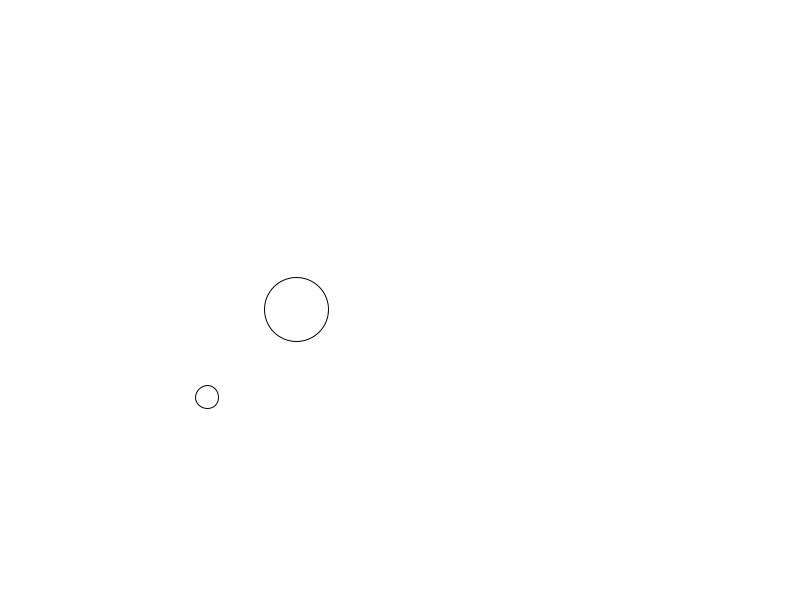
Frame 1 (no input)
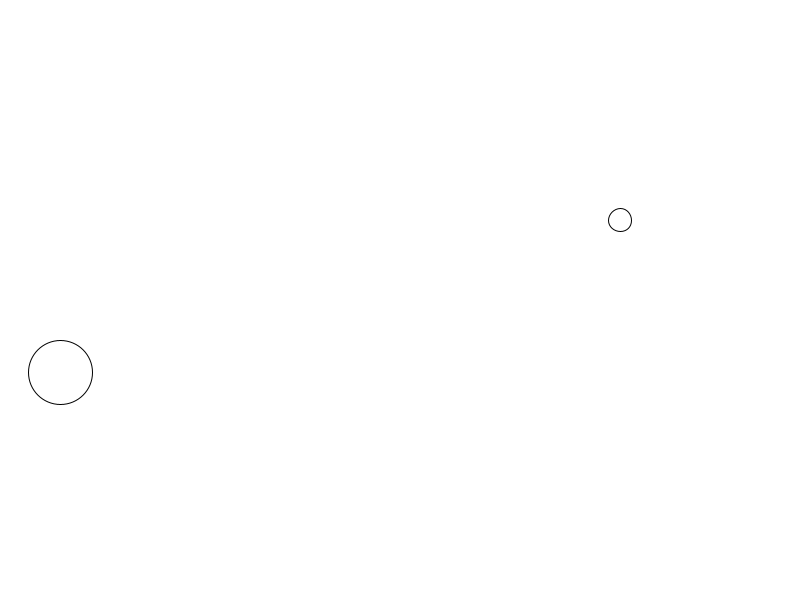
Frame 60 (the mouse pressed at the canvas centre just before this capture)
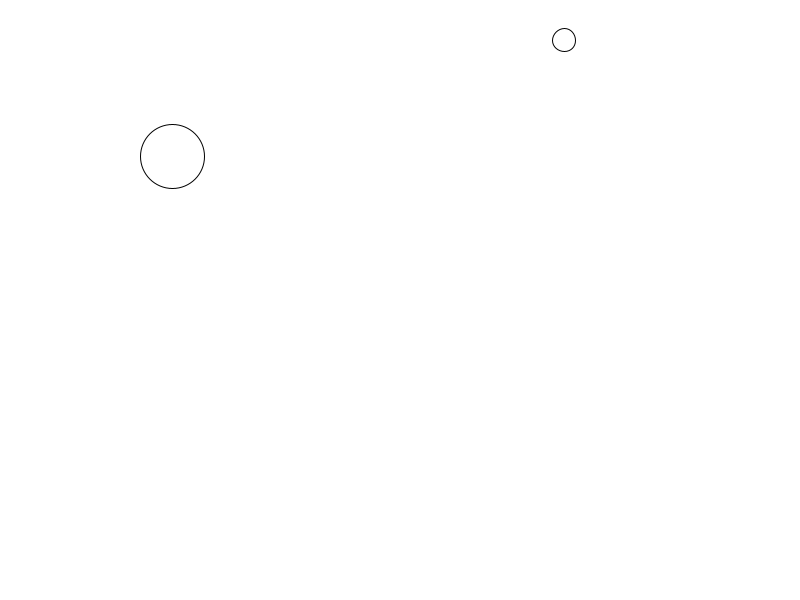
Frame 120 (the mouse held since frame 60 and released just before this capture)

The Processing sketch that drew these frames (run headless with seeded random() and noise(); from frame 60 on, the mouse is pressed at the canvas centre):

// Processing sketch: tutorial2
// ── tutorial2.pde
class pelota{
 int tamanyo,x,y,vx,vy;
 pelota(int a, int b){
  tamanyo=(int)random(100);
  x=a;
  y=b;
  vx=(int)random(-10,10);
  vy=(int)random(-10,10);
 }

  void dibujaPelota(){
   ellipse(x,y,tamanyo,tamanyo); 
  }
  void muevePelota(){
   x=x+vx;
   y=y+vy;
   if ((x>800)||(x<0)){
     vx=-vx;
   }  
   if ((y>600)||(y<0)){
    vy=-vy; 
   }
}
}
pelota Pelota1,Pelota2;
void setup(){
 size(800,600); 
 Pelota1=new pelota(300,300);
 Pelota2=new pelota(200,400);
}
void draw(){
 background(255,255,255);


Pelota1.muevePelota();
 Pelota1.dibujaPelota();
  Pelota2.muevePelota();
 Pelota2.dibujaPelota();

 
}
